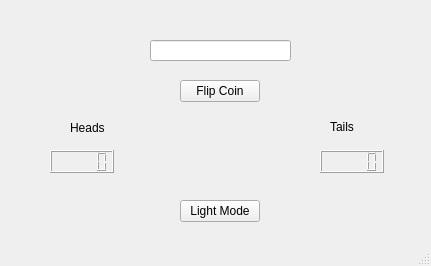
<?xml version="1.0" encoding="UTF-8"?>
<ui version="4.0">
 <class>MainWindow</class>
 <widget class="QMainWindow" name="MainWindow">
  <property name="geometry">
   <rect>
    <x>0</x>
    <y>0</y>
    <width>431</width>
    <height>266</height>
   </rect>
  </property>
  <property name="windowTitle">
   <string>MainWindow</string>
  </property>
  <widget class="QWidget" name="centralwidget">
   <widget class="QPushButton" name="pushButton">
    <property name="geometry">
     <rect>
      <x>180</x>
      <y>80</y>
      <width>80</width>
      <height>22</height>
     </rect>
    </property>
    <property name="cursor">
     <cursorShape>PointingHandCursor</cursorShape>
    </property>
    <property name="mouseTracking">
     <bool>true</bool>
    </property>
    <property name="acceptDrops">
     <bool>true</bool>
    </property>
    <property name="autoFillBackground">
     <bool>true</bool>
    </property>
    <property name="text">
     <string>Flip Coin</string>
    </property>
   </widget>
   <widget class="QLineEdit" name="lineEdit">
    <property name="geometry">
     <rect>
      <x>150</x>
      <y>40</y>
      <width>141</width>
      <height>21</height>
     </rect>
    </property>
   </widget>
   <widget class="QLabel" name="label">
    <property name="geometry">
     <rect>
      <x>70</x>
      <y>120</y>
      <width>81</width>
      <height>16</height>
     </rect>
    </property>
    <property name="text">
     <string>Heads</string>
    </property>
   </widget>
   <widget class="QLabel" name="label_2">
    <property name="geometry">
     <rect>
      <x>330</x>
      <y>120</y>
      <width>47</width>
      <height>14</height>
     </rect>
    </property>
    <property name="text">
     <string>Tails</string>
    </property>
   </widget>
   <widget class="QLCDNumber" name="lcdNumber">
    <property name="geometry">
     <rect>
      <x>50</x>
      <y>150</y>
      <width>64</width>
      <height>23</height>
     </rect>
    </property>
    <property name="autoFillBackground">
     <bool>true</bool>
    </property>
   </widget>
   <widget class="QLCDNumber" name="lcdNumber_2">
    <property name="geometry">
     <rect>
      <x>320</x>
      <y>150</y>
      <width>64</width>
      <height>23</height>
     </rect>
    </property>
    <property name="autoFillBackground">
     <bool>true</bool>
    </property>
   </widget>
   <widget class="QPushButton" name="pushButton_2">
    <property name="geometry">
     <rect>
      <x>180</x>
      <y>200</y>
      <width>80</width>
      <height>22</height>
     </rect>
    </property>
    <property name="text">
     <string>Light Mode</string>
    </property>
   </widget>
  </widget>
  <widget class="QMenuBar" name="menubar">
   <property name="geometry">
    <rect>
     <x>0</x>
     <y>0</y>
     <width>431</width>
     <height>21</height>
    </rect>
   </property>
  </widget>
  <widget class="QStatusBar" name="statusbar"/>
 </widget>
 <resources/>
 <connections/>
</ui>
